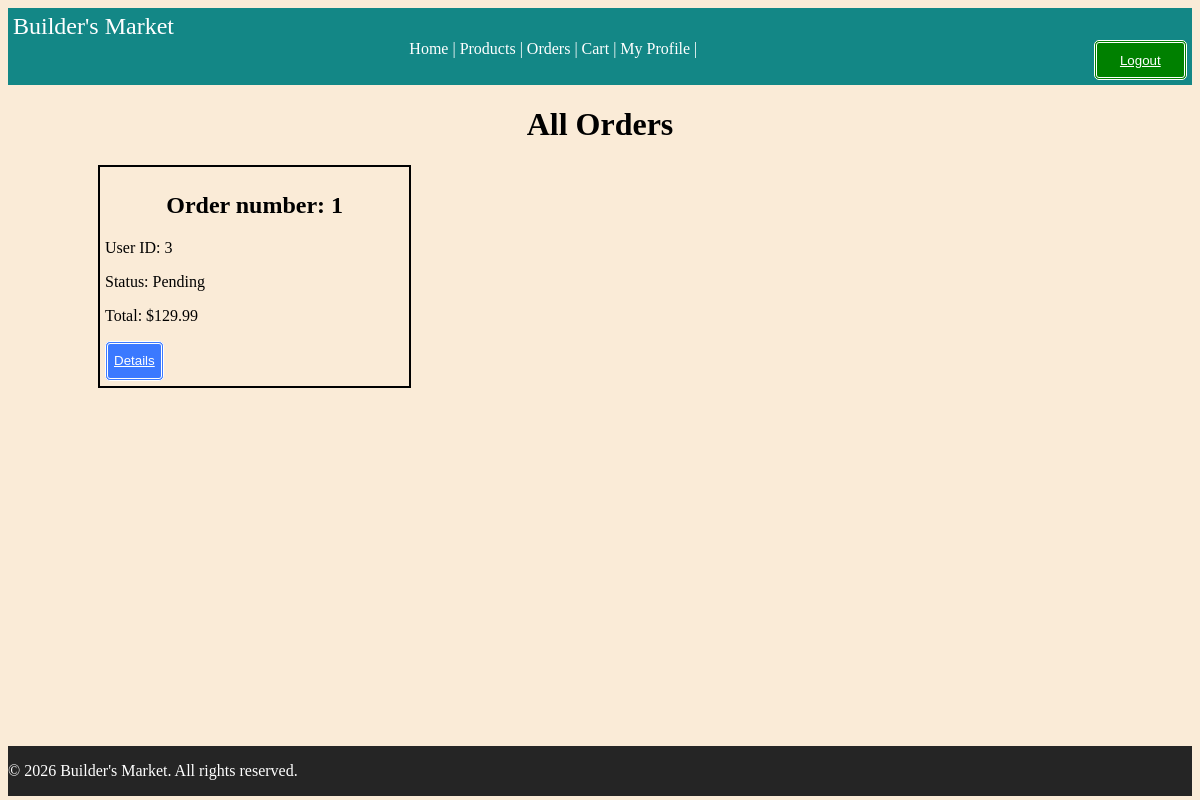
/orders/ (signed in), run on an earlier commit of the app's database.
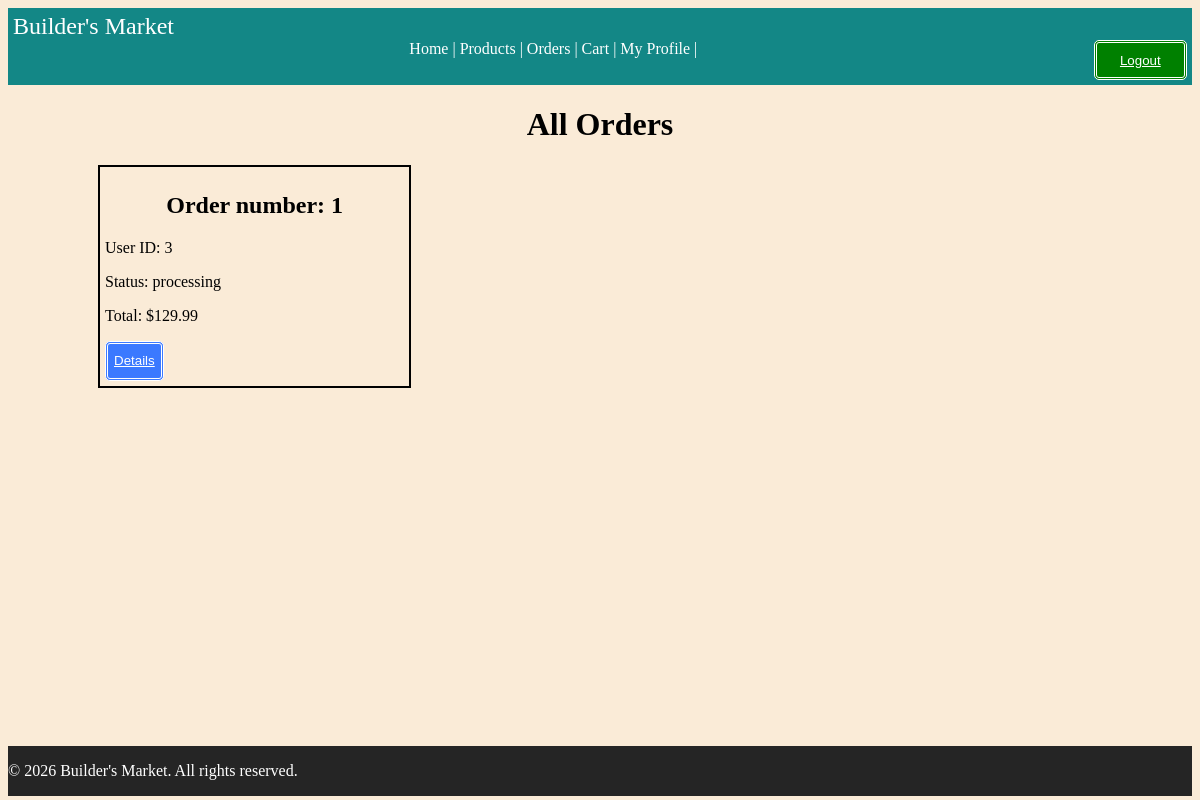
And on a later commit of the database.
### tables this page shows
CREATE TABLE orders (
    order_id INTEGER PRIMARY KEY,
    user_id INTEGER NOT NULL,
    total DECIMAL(10, 2) NOT NULL,
    status VARCHAR(50) NOT NULL DEFAULT 'Pending',
    created_at DATETIME DEFAULT CURRENT_TIMESTAMP,
    updated_at DATETIME DEFAULT CURRENT_TIMESTAMP,
    FOREIGN KEY (user_id) REFERENCES users(user_id) ON DELETE CASCADE
);

### routes/orders.py (the view)
@orders_bp.route('/', methods=['GET'])
@login_required
def view_orders():
    if g.user.role in ["Admin", "Moderator"]:
        orders = Order.GetAll()
    else:
        orders = Order.GetByUser(g.user.user_id)
    return render_template("order/orders_all.html", orders=orders)

### auth/auths.py (called while the page is built)
def login_required(f):
    @wraps(f)
    def wrapped_view(*args, **kwargs):
        if not g.get("user"):
           abort(401)
        return f(*args, **kwargs)
    return wrapped_view

### database/connection.py (called while the page is built)
def get_connection():
    try:
        conn = sqlite3.connect(Config.DATABASE)
        conn.row_factory = sqlite3.Row
        return conn
    except Error as e:
        print(f"Database connection error: {e}")
        return None

### models/order.py (called while the page is built)
    @staticmethod
    def GetByUser(user_id):
        db = get_connection()
        try:
            return db.execute("""
                SELECT * FROM orders
                WHERE user_id = ?
                ORDER BY created_at DESC
            """, (user_id,)).fetchall()
        finally:
            db.close()

### templates/order/orders_all.html (shortened to what this page needs)
{% extends "base.html" %}
{% block content %}
<h1> All Orders </h1>
<div class="order-grid">
{% for order in orders %}
<div class="product-card" >
<h2> Order number: {{order.order_id}}</h2>
<p> User ID: {{order.user_id}}</p>
    <p>Status: {{order.status}}</p>
    <p>Total: ${{order.total}}</p>
    <div class="prod-buttons">
        <button class="blueButton" type="submit">
            <a href="{{url_for('orders.order_details', order_id=order.order_id)}}"> Details </a>
        </button>
    </div>
</div>
    {% endfor %}
</div>
{% endblock %}

What changed in the data, as far as the page shows it:
changed orders id 1: status "Pending" → "processing"
